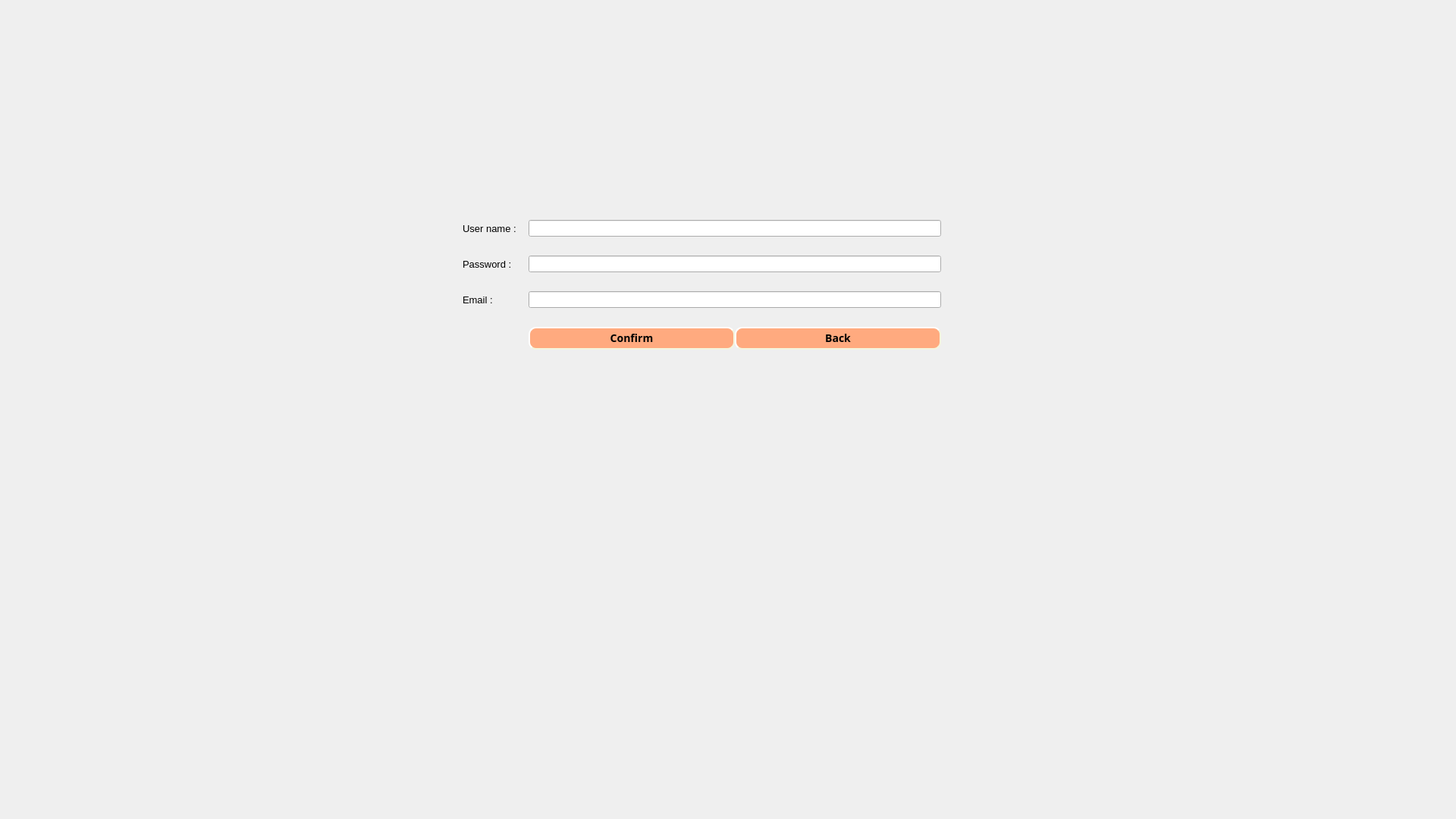
<?xml version="1.0" encoding="UTF-8"?>
<ui version="4.0">
 <class>Form</class>
 <widget class="QWidget" name="Form">
  <property name="geometry">
   <rect>
    <x>0</x>
    <y>0</y>
    <width>1920</width>
    <height>1080</height>
   </rect>
  </property>
  <property name="windowTitle">
   <string>Form</string>
  </property>
  <property name="styleSheet">
   <string notr="true">QPushButton{
    background-color: rgb(255, 170, 127);
    border-style: outset;
    border-width: 2px;
    border-radius: 10px;
    border-color: beige;
    font: bold 14px;
    min-width: 5em;
    padding: 3px;
}

QComboBox {
	background-color: rgb(67, 196, 255);
    border: 1px rgb(85, 170, 255);
    border-radius: 3px;
    padding: 1px 18px 1px 3px;
    min-width: 6em;
    border-style: outset;
    border-width: 2px;
    border-radius: 10px;
    border-color: beige;
}

QComboBox:editable {
    background: rgb(85, 170, 255);
}

QComboBox:!editable:on, QComboBox::drop-down:editable:on {
    background: qlineargradient(x1: 0, y1: 0, x2: 0, y2: 1,
                                stop: 0 #D3D3D3, stop: 0.4 #D8D8D8,
                                stop: 0.5 #DDDDDD, stop: 1.0 #E1E1E1);
}

QComboBox:on { /* shift the text when the popup opens */
    padding-top: 3px;
    padding-left: 4px;
}

QComboBox QAbstractItemView {
    border: 2px solid rgb(75, 177, 255);
    selection-background-color: rgb(137, 190, 255);
}

</string>
  </property>
  <widget class="QWidget" name="verticalLayoutWidget">
   <property name="geometry">
    <rect>
     <x>610</x>
     <y>290</y>
     <width>631</width>
     <height>481</height>
    </rect>
   </property>
   <layout class="QVBoxLayout" name="verticalLayout_3">
    <item>
     <layout class="QFormLayout" name="formLayout">
      <property name="fieldGrowthPolicy">
       <enum>QFormLayout::AllNonFixedFieldsGrow</enum>
      </property>
      <property name="horizontalSpacing">
       <number>16</number>
      </property>
      <property name="verticalSpacing">
       <number>25</number>
      </property>
      <item row="9" column="1">
       <widget class="QLineEdit" name="lineEdit_3"/>
      </item>
      <item row="9" column="0">
       <widget class="QLabel" name="label_4">
        <property name="font">
         <font>
          <pointsize>10</pointsize>
         </font>
        </property>
        <property name="text">
         <string>Email :</string>
        </property>
       </widget>
      </item>
      <item row="6" column="0">
       <widget class="QLabel" name="label_2">
        <property name="font">
         <font>
          <pointsize>10</pointsize>
         </font>
        </property>
        <property name="text">
         <string>Password :</string>
        </property>
       </widget>
      </item>
      <item row="6" column="1">
       <widget class="QLineEdit" name="lineEdit_2">
        <property name="echoMode">
         <enum>QLineEdit::Password</enum>
        </property>
       </widget>
      </item>
      <item row="2" column="1">
       <widget class="QLineEdit" name="lineEdit_1"/>
      </item>
      <item row="2" column="0">
       <widget class="QLabel" name="label">
        <property name="font">
         <font>
          <pointsize>10</pointsize>
         </font>
        </property>
        <property name="text">
         <string>User name :</string>
        </property>
       </widget>
      </item>
      <item row="10" column="1">
       <layout class="QHBoxLayout" name="horizontalLayout">
        <item>
         <widget class="QPushButton" name="pushButton">
          <property name="font">
           <font>
            <family>Segoe UI Semibold</family>
            <pointsize>14</pointsize>
            <weight>7</weight>
            <italic>false</italic>
            <bold>false</bold>
           </font>
          </property>
          <property name="cursor">
           <cursorShape>PointingHandCursor</cursorShape>
          </property>
          <property name="acceptDrops">
           <bool>false</bool>
          </property>
          <property name="autoFillBackground">
           <bool>false</bool>
          </property>
          <property name="styleSheet">
           <string notr="true">font: 63 14pt &quot;Segoe UI Semibold&quot;;</string>
          </property>
          <property name="text">
           <string>Confirm</string>
          </property>
         </widget>
        </item>
        <item>
         <widget class="QPushButton" name="pushButton_2">
          <property name="font">
           <font>
            <family>Segoe UI Semibold</family>
            <pointsize>14</pointsize>
            <weight>7</weight>
            <italic>false</italic>
            <bold>false</bold>
           </font>
          </property>
          <property name="cursor">
           <cursorShape>PointingHandCursor</cursorShape>
          </property>
          <property name="acceptDrops">
           <bool>false</bool>
          </property>
          <property name="autoFillBackground">
           <bool>false</bool>
          </property>
          <property name="styleSheet">
           <string notr="true">font: 63 14pt &quot;Segoe UI Semibold&quot;;</string>
          </property>
          <property name="text">
           <string>Back</string>
          </property>
         </widget>
        </item>
       </layout>
      </item>
     </layout>
    </item>
   </layout>
  </widget>
 </widget>
 <resources/>
 <connections/>
</ui>
